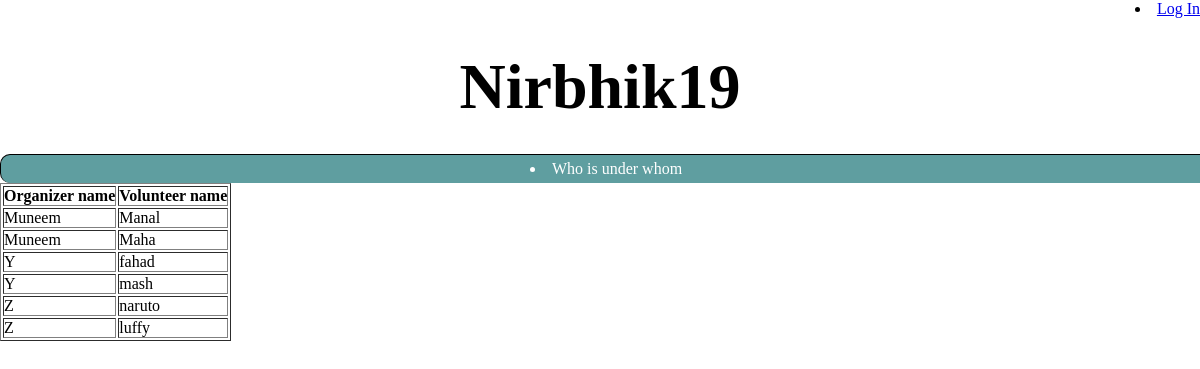
/copy/codes/Team/org&vol.php, run on the app's committed database.
### tables this page shows
CREATE TABLE `volunteeer` (
  `VOLUNTEERID` varchar(50) NOT NULL,
  `NAME` varchar(50) DEFAULT NULL,
  `EMAIL` varchar(50) DEFAULT NULL,
  `ADDRESS` varchar(50) DEFAULT NULL,
  `JOIN_DATE` date DEFAULT NULL,
  `ORGANIZERID` int(11) DEFAULT NULL
);

CREATE TABLE `organizer` (
  `ORGANIZERID` int(11) NOT NULL,
  `NAME` varchar(50) DEFAULT NULL,
  `EMAIL` varchar(50) DEFAULT NULL,
  `ADDRESS` varchar(50) DEFAULT NULL,
  `JOIN_DATE` date DEFAULT NULL,
  `DESIGNATION` varchar(50) DEFAULT NULL,
  `COMPANYID` int(11) NOT NULL,
  `department` varchar(50) DEFAULT NULL
);

### copy/codes/Team/org&vol.php (the view, shortened to what this page needs)
<li class='active' style='float:right;'>
 <?php
  if(isset($_SESSION['logged'])) {
      echo $_SESSION['username'];
	  $_SESSION['logged'] = false;
      echo '<a href="login.php"><span>Log Out</span></a></li>';
   }
  else echo '<a href="login.php"><span>Log In</span></a></li>';
?>
<!DOCTYPE html>
<html>
<head>
	<link rel="stylesheet" type="text/css" href="style.css">
</head>
<body>
<div class="title">
	<center><h1>Nirbhik19</h1></center>
</div>
<div class="taskmenu">
	<li><a>Who is under whom</a></li>
</div>
</body>
</html>
<?php
$servername = "localhost";
$username = "root";
$password = "";
$dbname = "Nirbhik19";
$conn = mysqli_connect($servername, $username, $password, $dbname);
$sql = "SELECT organizer.NAME as a,volunteeer.NAME as b FROM organizer,volunteeer WHERE
organizer.ORGANIZERID=volunteeer.ORGANIZERID";
$result = mysqli_query($conn, $sql);
echo "<table border='1'>
<tr>
<th>Organizer name</th>
<th>Volunteer name</th>
</tr>";
if (mysqli_num_rows($result) > 0) {
    while($row = mysqli_fetch_assoc($result)) {
        echo "<tr>";
echo "<td>" . $row['a'] . "</td>";
echo "<td>" . $row['b'] . "</td>";
echo "</tr>";
}
echo "</table>";
} else {
    echo "0 results";
}
?>

### copy/codes/Team/style.css (style rules this page uses)
* { margin: 0px; padding: 0px; }
body { //background: url(background.jpg); background-size: 100%; }
.title { padding-top: 50px; width: 100%; font-size: 200%; color: black; border: 1 px solid; }
.taskmenu { width: 100%; margin: 30px auto 0px; color: white; background: #5F9EA0; text-align: center; border: 1px solid black; border-bottom: none; border-radius: 10px 10px 10px 10px; padding: 5px; }

### data on the page
volunteeer: ORGANIZERID.NAME "Muneem", NAME "Manal"
volunteeer: ORGANIZERID.NAME "Muneem", NAME "Maha"
volunteeer: ORGANIZERID.NAME "Y", NAME "fahad"
volunteeer: ORGANIZERID.NAME "Y", NAME "mash"
volunteeer: ORGANIZERID.NAME "Z", NAME "naruto"
volunteeer: ORGANIZERID.NAME "Z", NAME "luffy"
